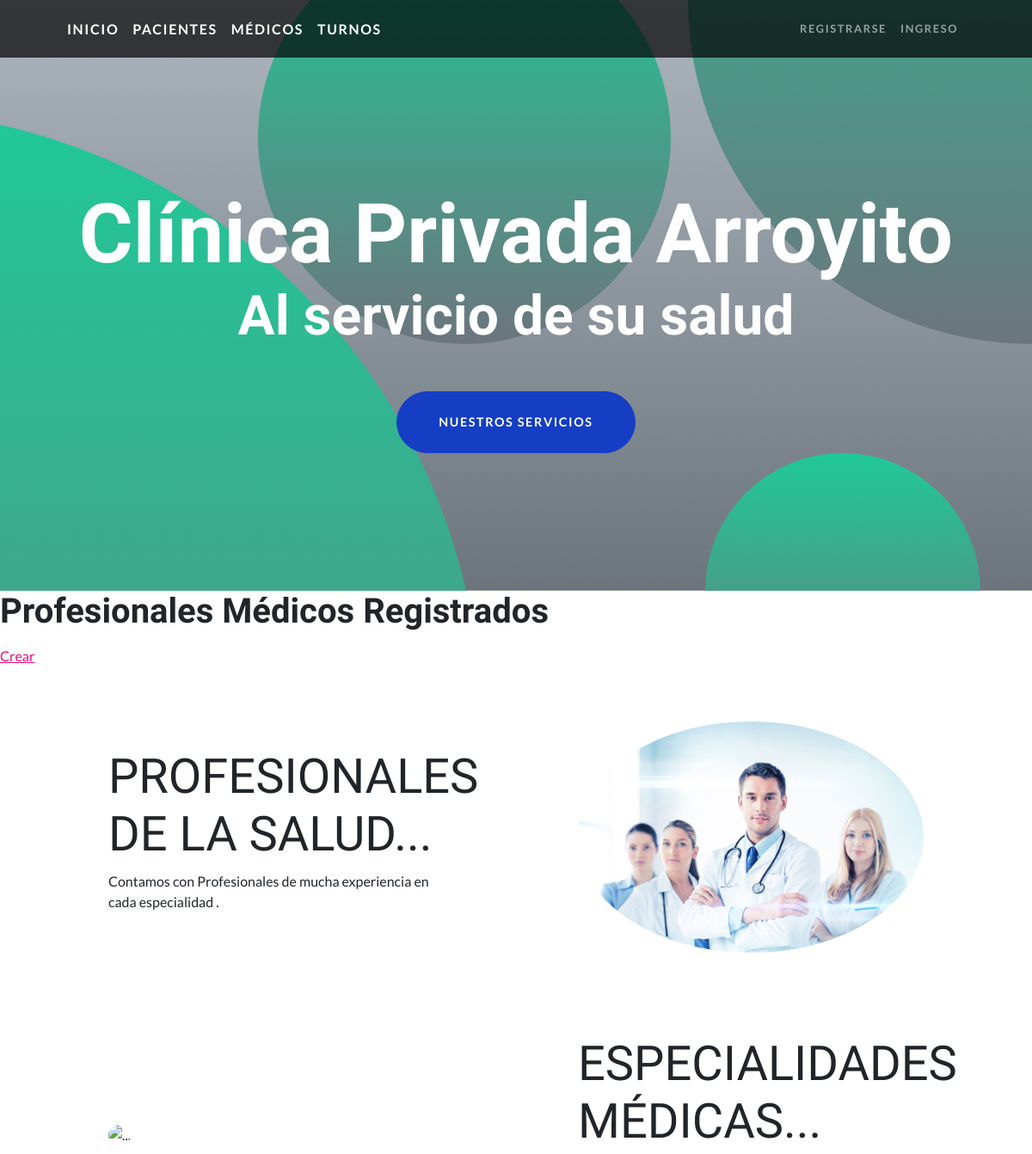
Before: /AppCoder/medico/list (upper part) with the older database file.
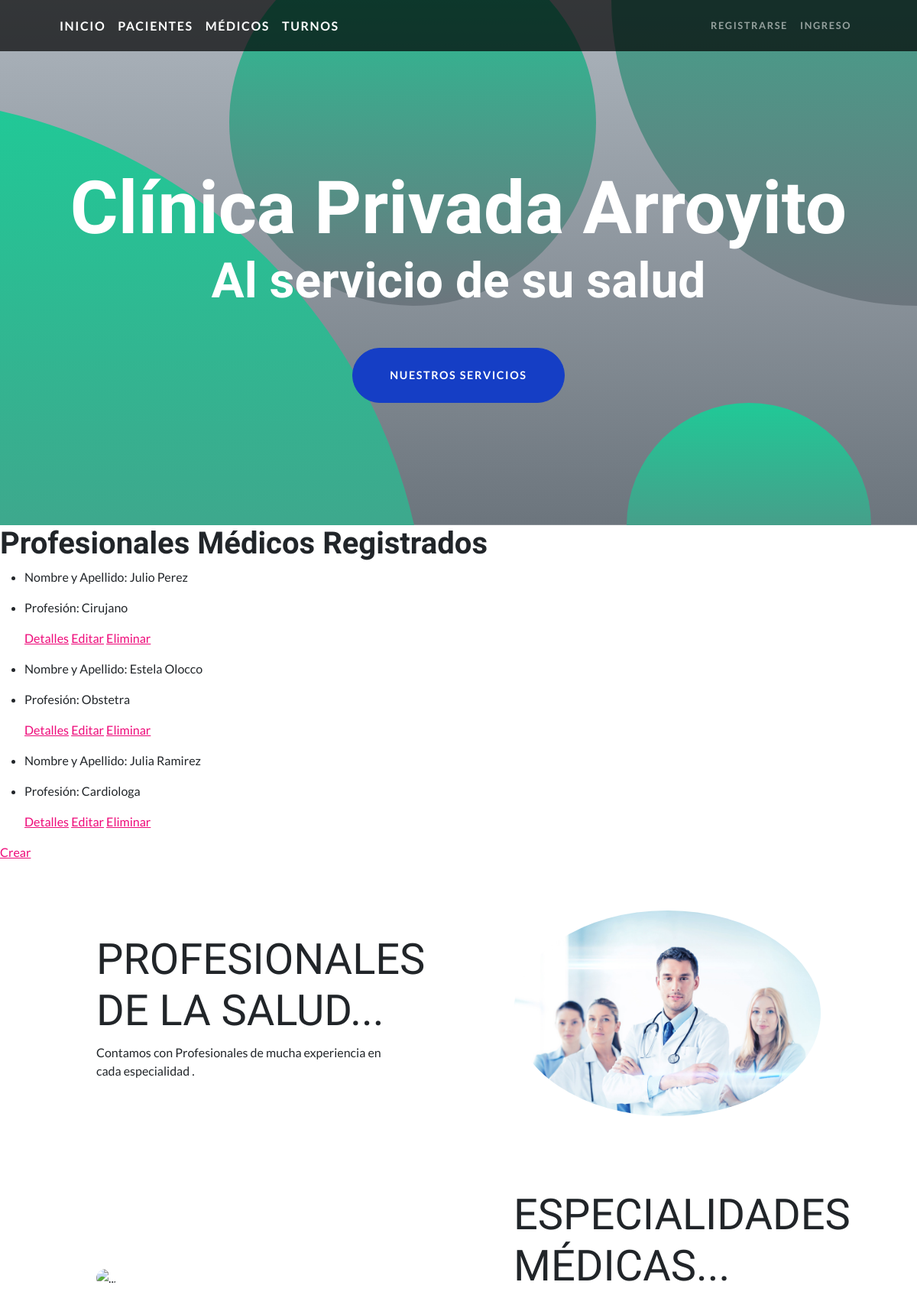
After: the same page with the newer database file.
### AppCoder/models.py (models this page shows)
class Medico (models.Model):
    nombre=models.CharField (max_length=30)
    apellido= models.CharField (max_length=30)
    email= models.EmailField()
    profesion= models.CharField (max_length=30)

### AppCoder/views.py (the view)
# urls.py: path('medico/list', MedicoList.as_view(), name='Medico/List'),
class MedicoList(ListView):
    model = Medico
    template_name = "AppCoder/medico_list.html"

### templates/AppCoder/medico_list.html
{% extends "AppCoder/padre.html" %}
{% block ContenidoQueCambia %}
    <h1>Profesionales Médicos Registrados</h1>
    <ul>
        {% for medico in object_list %}
        <li>
            <p>Nombre y Apellido: {{medico.nombre}} {{medico.apellido}}</p>
        <li>
            <p>Profesión: {{medico.profesion}}</p>
            <p>
                <a href="{% url 'Medico/Detail' medico.id %}">Detalles</a>
                <a href="{% url 'Medico/Edit' medico.id %}">Editar</a>
                <a href="{% url 'Medico/Delete' medico.id %}">Eliminar</a>
            </p>
        </li>
        {% endfor %}
    </ul>
    <p>
        <a href="{% url 'Medico/New' %}">Crear</a>
    </p>
{% endblock ContenidoQueCambia %}

Changed rows visible on the page:
added Medico: nombre "Julio", apellido "Perez", profesion "Cirujano"
added Medico: nombre "Estela", apellido "Olocco", profesion "Obstetra"
added Medico: nombre "Julia", apellido "Ramirez", profesion "Cardiologa"
